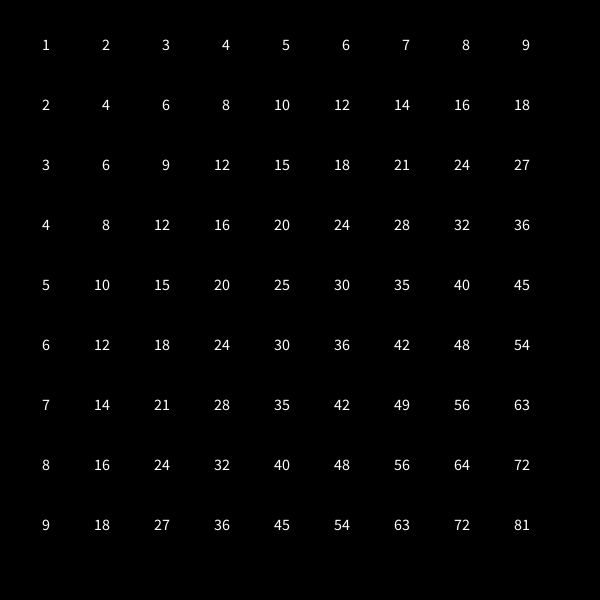
Frame 1 (no input)
Frame 60 (the mouse pressed at the canvas centre just before this capture): identical to frame 1, image omitted
Frame 120 (the mouse held since frame 60 and released just before this capture): identical to frame 1, image omitted

The Processing sketch that drew this single still picture (run headless with seeded random() and noise(); from frame 60 on, the mouse is pressed at the canvas centre):

// Processing sketch: processing_81378
// ── processing_81378.pde

int lastKeyPressed;




int currentKeyPressed;




int column;









void setup() {




  size(600, 600);




  // reduce text size

  textSize(16);




  textAlign(RIGHT);
}









void draw() {









  background(0);




  int column = 0;




  int i = 1;




  int j = 1;




  float x = 10;



  float y = 50;









  // for each row




  while (j < 10) {




    i = 1;




    x = 50;




    // an entry for each column




    while (i < 10) {




      int anwser = i * j;




      fill(255);




      text(anwser, x, y);




      if (j == 1)




      {




        if (i == currentKeyPressed)




        {




          fill(0, 255, 0);



          text(anwser, x, y);
        }
      }




      if (j == lastKeyPressed)




      {




        if (i == 1)




        {




          fill(0, 255, 0);



          text(anwser, x, y);
        }
      }




      if ( (i == currentKeyPressed) && (j == lastKeyPressed))




      {



        fill(255, 0, 0);




        text(anwser, x, y);
      }




      x = x + 60;




      i++;
    }




    y = y + 60;




    j++;
  }
}









void keyReleased() {




  if (column == 0)




  {




    currentKeyPressed = keyCode - 48;
  }




  if (column == 1)




  {




    lastKeyPressed = keyCode - 48;
  }




  column ++;




  if (column == 2)




  {




    column = 0;
  }




  println("current="+currentKeyPressed);




  println("last="+lastKeyPressed);
}
